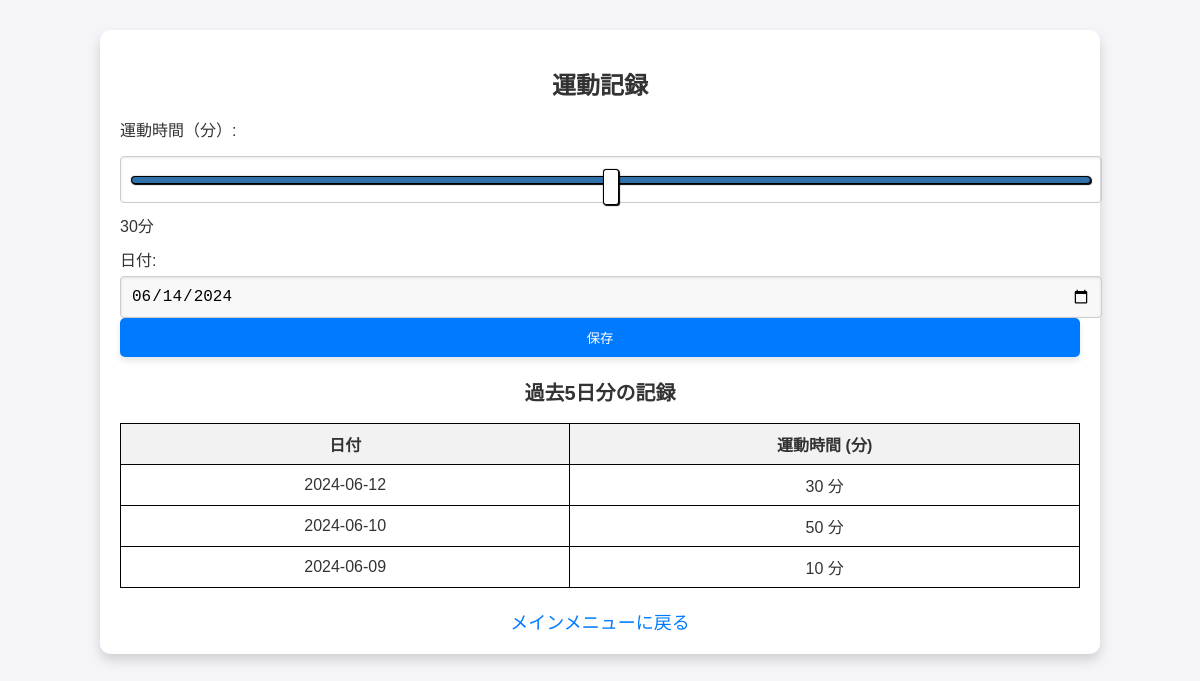
The page /accounts/exercise_record/ (signed in) on the database its author committed.
### myapp/models.py (models this page shows, shortened)
class ExerciseRecord(models.Model):
    user = models.ForeignKey(CustomUser, on_delete=models.CASCADE, verbose_name=_('ユーザー'))
    date = models.DateField(_('日付'))
    duration = models.IntegerField(_('運動時間（分）'))
    activity_type = models.CharField(_('活動タイプ'), max_length=100, blank=True, null=True)
    class Meta:
        unique_together = ('user', 'date')

### myapp/views.py (the view)
# urls.py: path('exercise_record/', views.exercise_record, name='exercise_record'),
@login_required
def exercise_record(request):
    today = date.today()
    five_days_ago = today - timedelta(days=5)
    if request.method == 'POST':
        form = ExerciseRecordForm(request.POST)
        if form.is_valid():
            record = form.save(commit=False)
            record.user = request.user
            record.date = today
            record.save()
            return redirect('myapp:exercise_record')
    else:
        form = ExerciseRecordForm(initial={'date': today})
    exercise_records = ExerciseRecord.objects.filter(
        user=request.user,
        date__gte=five_days_ago
    ).order_by('-date')
    return render(request, 'exercise_record.html', {
        'form': form,
        'exercise_records': exercise_records,
        'today': today
    })

### myapp/forms.py
class ExerciseRecordForm(forms.ModelForm):
    class Meta:
        model = ExerciseRecord
        fields = ['date', 'duration', 'activity_type']
        labels = {
            'date': '日付',
            'duration': '時間',
            'activity_type': '活動種類'
        }

### myapp/authentication.py (called while the page is built)
    def get_user(self, user_id):
        UserModel = get_user_model()
        try:
            return UserModel.objects.get(pk=user_id)
        except UserModel.DoesNotExist:
            return None

### myapp/templates/exercise_record.html (shortened to what this page needs)
<!DOCTYPE html>
<html lang="ja">
<head>
    {% load static %}
    <link rel="stylesheet" href="{% static 'css/styles.css' %}">
</head>
<body class="body-background exercise-record">
    <div class="container">
        <h1 class="title">運動記録</h1>
        <form method="post" action="{% url 'myapp:submit_exercise_record' %}" class="form-group">
            <label for="duration" class="form-label">運動時間（分）:</label>
            <input type="range" id="duration" name="duration" min="0" max="60" value="30" class="input-range">
            <span id="durationDisplay" class="duration-display">30分</span>
            <label for="date" class="form-label">日付:</label>
            <input type="date" id="record_date" name="date" required value="{{ today|date:'Y-m-d' }}">
            <button type="submit" class="button">保存</button>
        </form>
        <h2>過去5日分の記録</h2>
        <table>
            <thead>
                <tr>
                    <th>日付</th>
                    <th>運動時間 (分)</th>
                </tr>
            </thead>
            <tbody>
                {% for record in exercise_records %}
                <tr>
                    <td>{{ record.date|date:"Y-m-d" }}</td>
                    <td>{{ record.duration }} 分</td>
                </tr>
                {% empty %}
                <tr>
                    <td colspan="2">記録がありません。</td>
                </tr>
                {% endfor %}
            </tbody>
        </table>
        <div class="text-center">
            <a href="{% url 'myapp:main_menu' %}" class="back-link">メインメニューに戻る</a>
        </div>
    </div>
</body>
</html>

### static/css/styles.css (style rules this page uses)
body, html { font-family: 'Arial', sans-serif; background-color: #f4f4f9; color: #333; margin: 0; padding: 0; font-size: 16px; }
h1, h2 { color: #333; text-align: center; font-weight: bold; }
h1 { font-size: 24px; }
h2 { font-size: 20px; }
.container, .login-container, .menu-container { width: 100%; max-width: 960px; margin: 30px auto; padding: 20px; background-color: #ffffff; box-shadow: 0 6px 12px rgba(0, 0, 0, 0.15); border-radius: 10px; }
a, .menu-list a { color: #5c67f2; text-decoration: none; font-size: 18px; display: block; }
.form-group { margin-bottom: 20px; }
label { display: block; margin-bottom: 5px; }
input[type="text"], input[type="password"], input[type="number"], input[type="date"], input[type="range"] { width: 100%; padding: 10px; border: 1px solid #ccc; border-radius: 4px; box-shadow: inset 0 1px 3px rgba(0, 0, 0, 0.1); }
.button, .btn { width: 100%; padding: 10px 20px; background-color: #007BFF; color: white; border: none; border-radius: 5px; cursor: pointer; box-shadow: 0 4px 6px rgba(0, 0, 0, 0.1); }
input[type="range"] { width: 100%; height: 25px; background-color: #ddd; outline: none; -webkit-appearance: none; margin: 10px 0; transition: background-color 0.3s ease; }
input[type="date"] { padding: 10px; border-radius: 5px; border: 1px solid #ccc; background-color: #f8f8f8; }
input[type="range"] { -webkit-appearance: none; width: 100%; background: transparent; }
input[type="date"] { border: 2px solid #ccc; font-size: 16px; padding: 10px; border-radius: 5px; background-color: #f8f8f8; }
.exercise-record .form-group { margin-bottom: 20px; }
.exercise-record label { display: block; margin-bottom: 5px; }
.exercise-record input[type="range"], .exercise-record input[type="date"] { width: 100%; padding: 10px; border: 1px solid #ccc; border-radius: 4px; box-shadow: inset 0 1px 3px rgba(0, 0, 0, 0.1); }
.exercise-record .button { width: 100%; padding: 10px 20px; background-color: #007BFF; color: white; border: none; border-radius: 5px; cursor: pointer; box-shadow: 0 4px 6px rgba(0, 0, 0, 0.1); }
.exercise-record .back-link { display: block; margin-top: 20px; text-align: center; color: #007BFF; text-decoration: none; }
input[type="range"] { width: 100%; height: 25px; background: transparent; -webkit-appearance: none; margin: 10px 0; transition: background-color 0.3s ease; }

### myapp/templates/exercise_record.html (style rules this page uses)
table { width: 100%; border-collapse: collapse; }
th, td { border: 1px solid black; padding: 8px; text-align: center; }
th { background-color: #f2f2f2; }

### rows shown on the page
ExerciseRecord: date "2024-06-12", duration "30"
ExerciseRecord: date "2024-06-10", duration "50"
ExerciseRecord: date "2024-06-09", duration "10"
